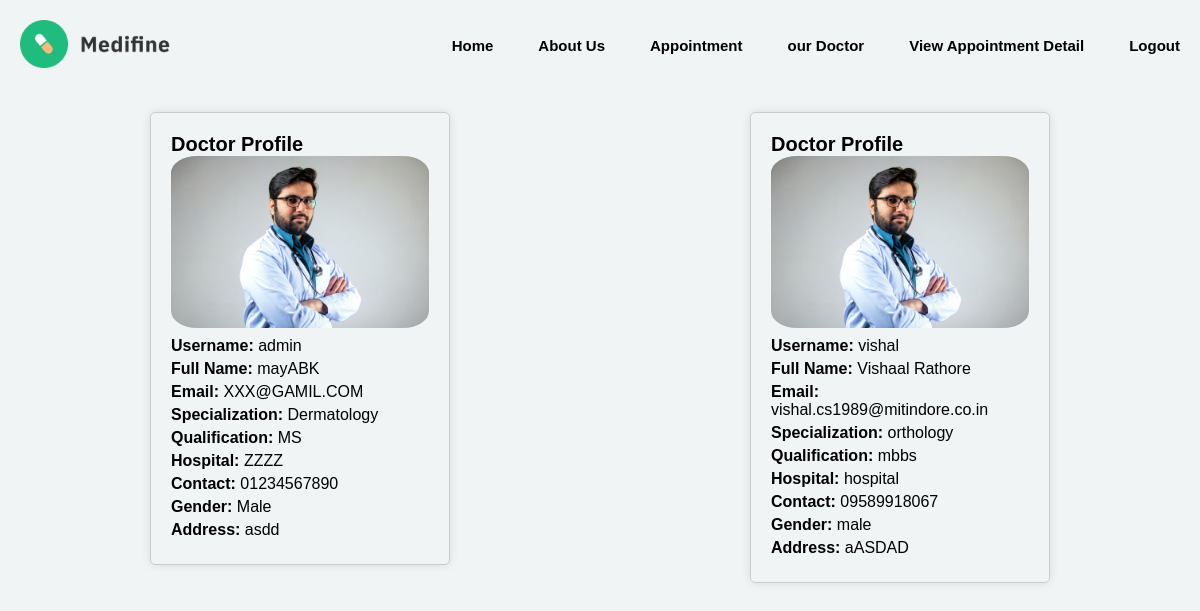
Page /doccard/ on the committed database.
### doctorlogin/models.py (models this page shows, shortened)
class Doctor(models.Model):
    full_name = models.CharField(max_length=255)
    email = models.EmailField()
    username = models.CharField(max_length=255)
    password = models.CharField(max_length=255)
    specialization = models.CharField(max_length=100)
    qualification = models.CharField(max_length=100)
    hospital = models.CharField(max_length=255)
    contact_number = models.CharField(max_length=20)
    date_of_birth = models.DateField()
    gender = models.CharField(max_length=10)
    address = models.TextField()
    date_of_birth = models.DateField(blank=True, null=True)
    years_of_experience = models.IntegerField()
    profile_picture = models.ImageField(upload_to='profile_pictures/', max_length=500, null=True, default=None)# Field name

### hospital/views.py (the view)
# urls.py: path('doccard/', views.doccard),
def doccard(request):
    showdoctor = Doctor.objects.all()
    return render(request, "doccard.html",{'showdoctor':showdoctor})

### template/doccard.html (shortened to what this page needs)
<!DOCTYPE html>
<html lang="en">
<head>
</head>
<body>
<header>
    <div class="logo"><img src="/static/logo.png" alt="Logo"></div>
    <ul class="utility">
        <li><a href="/index">Home</a></li>
        <li><a href="/about">About Us</a></li>
        <li><a href="/contact">Appointment</a></li>
        <li><a href="/doccard">our Doctor</a> </li>
        <li><a href="/confirm">View Appointment Detail</a></li>
        <li><a href="{% url 'logout'%}" class="btn4">Logout</a></li>
    </ul>
</header>
<div class="container">
    {% for doctor1 in showdoctor %}
    <div class="doctor-card">
        <div class="card-header">
            <h2>Doctor Profile</h2>
        </div>
        <div class="card-body">
            <div class="profile-picture">
                {% if doctor1.profile_picture %}
                <img src="{{ doctor1.profile_picture.url }}" alt="Profile Picture">
            {% else %}
                <p>No profile picture available</p>
            {% endif %}
            </div>
        </div>
            <div>
                <div class="profile-details">
                    <p><strong>Username:</strong> {{ doctor1.username }}</p>
                    <p><strong>Full Name:</strong> {{ doctor1.full_name }}</p>
                    <p><strong>Email:</strong> {{ doctor1.email }}</p>
                    <p><strong>Specialization:</strong> {{ doctor1.specialization }}</p>
                    <p><strong>Qualification:</strong> {{ doctor1.qualification }}</p>
                    <p><strong>Hospital:</strong> {{ doctor1.hospital }}</p>
                    <p><strong>Contact:</strong> {{ doctor1.contact_number }}</p>
                    <p><strong>Gender:</strong> {{ doctor1.gender }}</p>
                    <p><strong>Address:</strong> {{ doctor1.address }}</p>
                </div>
            </div>
        </div>
        {% endfor %}
    </div>
</body>
</html>

### template/doccard.html (style rules this page uses)
* { margin: 0; padding: 0; box-sizing: border-box; }
body { font-family: Arial, sans-serif; background-color: rgb(240, 244, 245); }
header { color: #fff; padding: 20px; display: flex; justify-content: space-between; align-items: center; }
.logo img { width: 150px; cursor: pointer; }
.utility { display: flex; gap: 45px; list-style: none; }
.utility li a { text-decoration: none; color: black; font-size: 15px; font-weight: 700; cursor: pointer; }
.container { display: flex; flex-wrap: wrap; justify-content: space-around; align-items: flex-start; margin-top: 20px; }
.doctor-card { width: 300px; margin-bottom: 20px; border: 1px solid #ccc; border-radius: 5px; padding: 20px; box-shadow: 0 0 10px rgba(0, 0, 0, 0.1); }
.card-header h2 { margin: 0; font-size: 20px; }
.profile-details p { margin: 5px 0; }
.profile-picture img { width: 100%; height: auto; border-radius: 10%; }

### rows in the picture
Doctor: profile_picture (picture), username "admin", full_name "mayABK", email "XXX@GAMIL.COM", specialization "Dermatology", qualification "MS", hospital "ZZZZ", contact_number "01234567890", gender "Male", address "asdd"
Doctor: profile_picture (picture), username "vishal", full_name "Vishaal Rathore", email "vishal.cs1989@mitindore.co.in", specialization "orthology", qualification "mbbs", hospital "hospital", contact_number "09589918067", gender "male", address "aASDAD"
